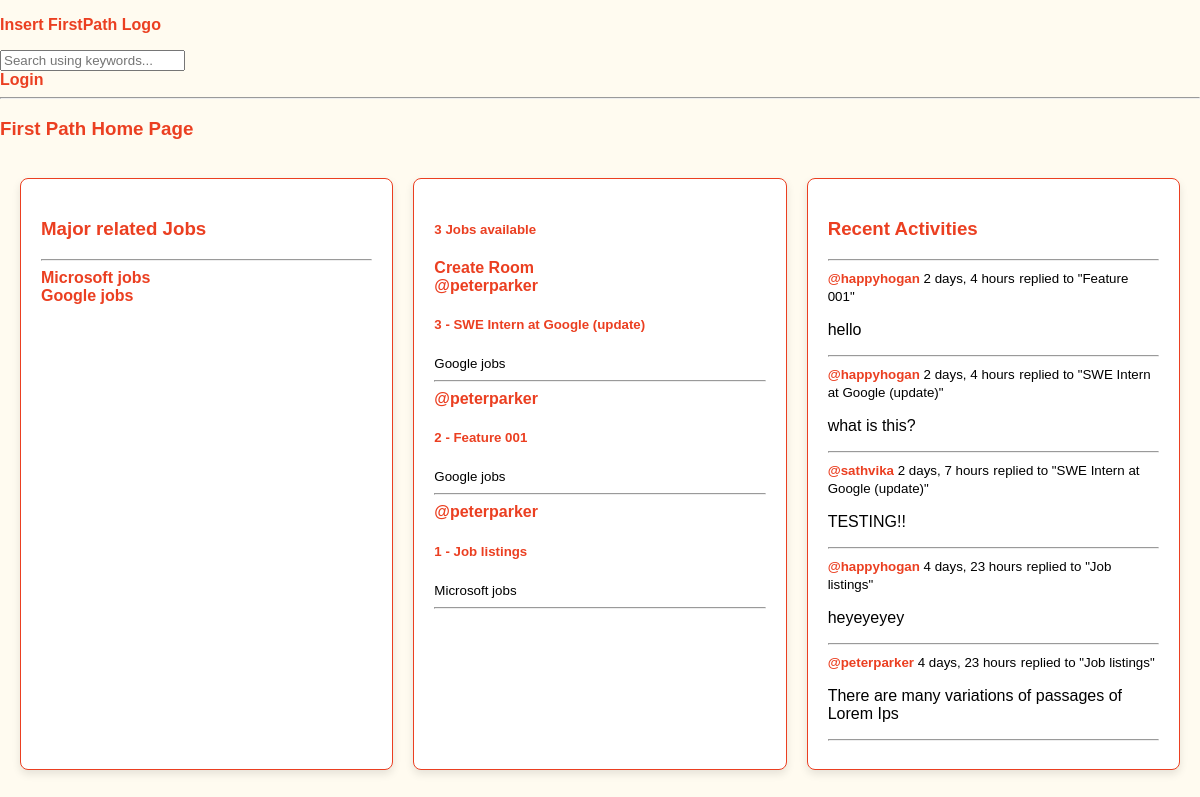
/, run on an earlier commit of the app's database.
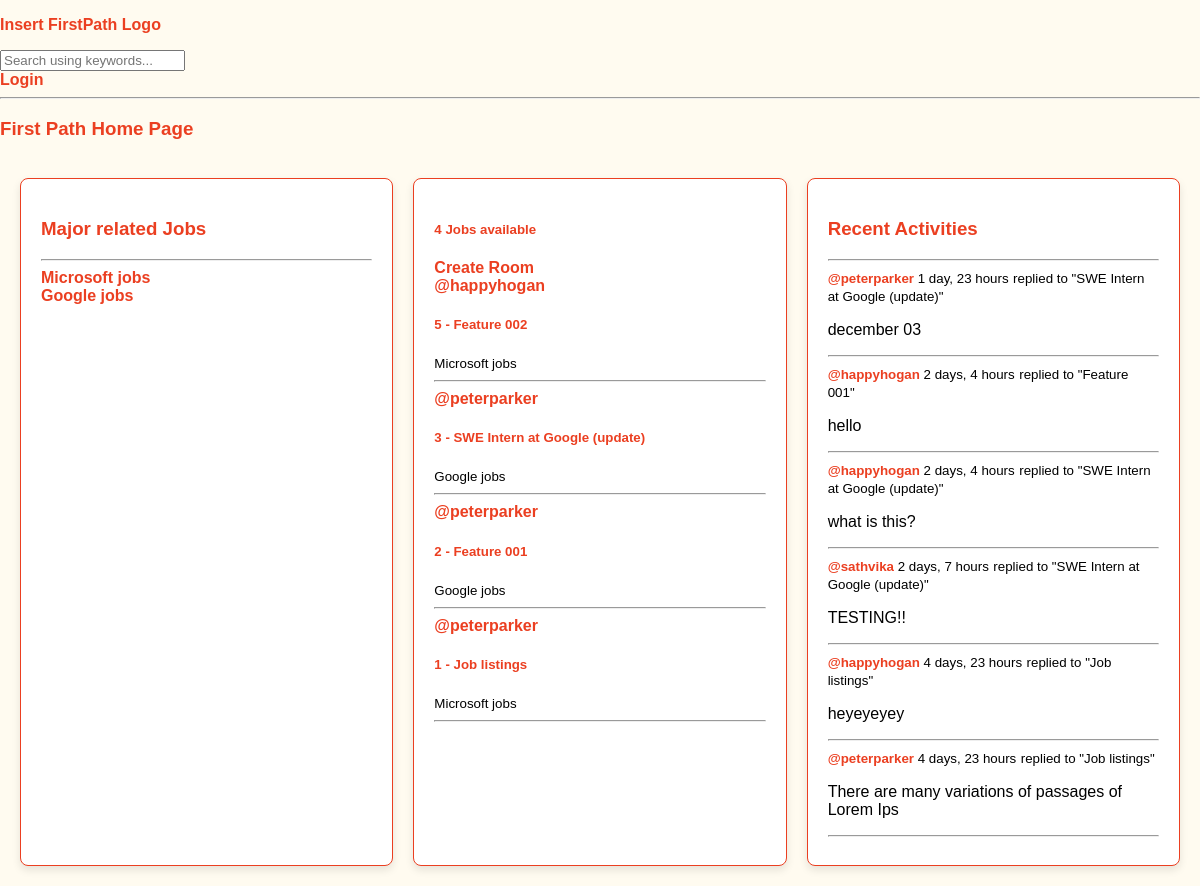
And on a later commit of the database.
### base/models.py (models this page shows, shortened)
class Topic(models.Model):
    name = models.CharField(max_length=200)

class Room(models.Model):
    host = models.ForeignKey(User, on_delete=models.SET_NULL, null=True)
    topic = models.ForeignKey(Topic, on_delete=models.SET_NULL, null=True)
    name = models.CharField(max_length=200)
    description = models.TextField(null=True, blank=True)
    participants= models.ManyToManyField(User, related_name='participants', blank=True)
    updated = models.DateTimeField(auto_now=True)
    created = models.DateTimeField(auto_now_add=True)
    class Meta:
        ordering = ['-updated', '-created']
    def __str__(self):
        return self.name

class Message(models.Model):
    user = models.ForeignKey(User, on_delete=models.CASCADE)
    room = models.ForeignKey(Room, on_delete=models.CASCADE)
    body = models.TextField()
    updated = models.DateTimeField(auto_now=True)
    created = models.DateTimeField(auto_now_add=True)
    class Meta:
        ordering = ['-updated', '-created']
    def __str__(self):
        return self.body[0:50]

### base/views.py (the view)
# urls.py: path('', views.home, name='home'),
def home(request):
    q = request.GET.get('q') if request.GET.get('q') != None else ''
    rooms = Room.objects.filter(
        Q(topic__name__icontains=q) |
        Q(name__icontains=q) |
        Q(description__icontains=q)
    )
    topics = Topic.objects.all()
    room_count = rooms.count() #use for total no. of jobs
    room_messages = Message.objects.filter(Q(room__topic__name__icontains=q))
    context = {'rooms': rooms, 'topics': topics, 'room_count': room_count, 'room_messages': room_messages}
    return render(request, 'base/home.html', context)

### base/templates/base/home.html
{% extends 'main.html' %}
{% block content %}
<h3>First Path Home Page</h3>
<div class="container">
    {% include 'base/major_job.html' %}
    <div>
        <h5>{{room_count}} Jobs available</h5>
        <a href="{% url 'create-room' %}">Create Room</a>
        {% include 'base/feed.html' %}
    </div>
    <div>
        {% include 'base/activity_component.html'%}
    </div>
</div>
{% endblock content %}

### base/templates/base/major_job.html (shortened to what this page needs)
<div>
    <h3>Major related Jobs</h3>
    <hr>
    {% for topic in topics %}
    <div>
        <a href="{% url 'home' %}?q={{topic.name}}">{{topic.name}}</a>
    </div>
    {% endfor %}
</div>

### base/templates/base/feed.html (shortened to what this page needs)
<div>
    {% for room in rooms %}
    <div>
        <a href="{% url 'user-profile' room.host.id %}">@{{room.host.username}}</a>
        <h5>{{room.id}} - <a href="{% url 'room' room.id%}">{{room.name}}</a></h5>
        <small>{{room.topic.name}}</small>
        <hr>
    </div>
    {% endfor %}
</div>

### base/templates/base/activity_component.html (shortened to what this page needs)
<h3>Recent Activities</h3>
<hr>
{% for message in room_messages %}
<div>
    <small><a href="{%url 'user-profile' message.user.id%}">@{{message.user}}</a> {{message.created|timesince}}</small>
    <small>replied to "{{message.room}}"</small>
    <p>{{message}}</p>
    <hr>
</div>
{% endfor %}

What changed in the data, as far as the page shows it:
added Room: host.username "happyhogan", id "5", name "Feature 002", topic.name "Microsoft jobs"
added Message: user "peterparker", created "1 day, 23 hours", room "SWE Intern at Google (update)", body "december 03"
Also different on the page:
{{ room_count }}: "3" → "4"
